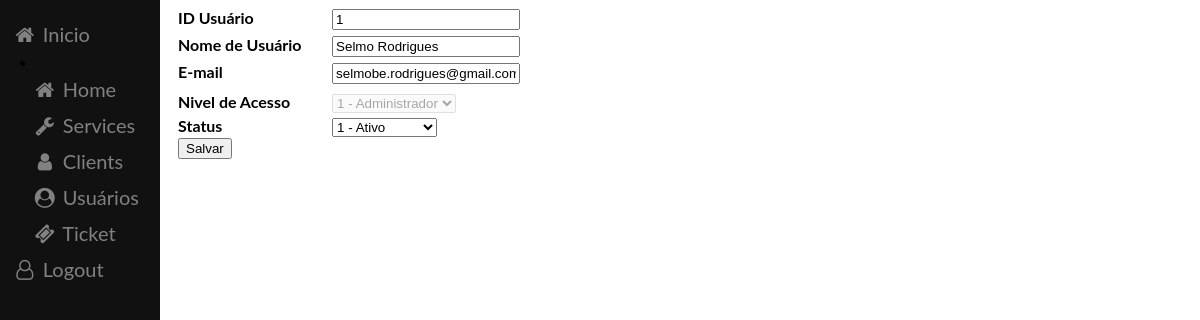
Page /users/edit/1 (signed in) on the committed database.
### app/models.py (models this page shows, shortened)
class  User(db.Model, UserMixin):
    __tablename__ = 'USERS'
    USER_ID  = db.Column(db.Integer, autoincrement=True, primary_key=True)
    USER_NAME = db.Column(db.String(86), nullable=False)
    USER_EMAIL = db.Column(db.String(84), nullable=False, unique=True)
    USER_HASH_PASSWORD = db.Column(db.String(128), nullable=False)
    USER_ACCESS_LEVEL = db.Column(db.Integer(), nullable=False)
    USER_STATUS = db.Column(db.Integer(), nullable=False)
    USER_LAST_ACCESS = db.Column(db.DateTime, nullable=False)
    USER_DATE_REGISTER = db.Column(db.DateTime, nullable=False)

### main.py (the view, shortened to what this page needs)
@app.route('/users/edit/<int:user_id>', methods=["GET", "POST"])
def user_edit(user_id):
    user_edit = User.query.filter_by(USER_ID=user_id).first()
    if request.method == "GET":
        request.form.USER_ID = user_edit.USER_ID
        request.form.USER_NAME = user_edit.USER_NAME
        request.form.USER_EMAIL = user_edit.USER_EMAIL
        USER_ACCESS_LEVEL_LIST = {'1':'1 - Administrador', '2':'2 - Atendente', '3':"3 - Usuário"}
        USER_STATUS_LIST = {'1':'1 - Ativo', '2':'2 - Inativo', '3':'3 - Bloqueado' }
        USER_STATUS = str(user_edit.USER_STATUS)
        USER_ACCESS_LEVEL = str(user_edit.USER_ACCESS_LEVEL)
        return render_template('user_edit.html', user=user_edit, USER_STATUS_LIST=USER_STATUS_LIST, USER_STATUS=USER_STATUS, USER_ACCESS_LEVEL_LIST=USER_ACCESS_LEVEL_LIST, USER_ACCESS_LEVEL=USER_ACCESS_LEVEL)

### app/models.py (called while the page is built)
@login_manager.user_loader
def get_user(user_id):
    return User.query.filter_by(USER_ID=user_id).first()

### app/templates/user_edit.html (shortened to what this page needs)
{% extends 'base.html' %}
{% block content %}
    <form method="POST">
        <div>
            <label>ID Usuário</label>
            <input type="text" name="USER_ID" id="" value="{{ request.form.USER_ID }}">
        </div>
        <div>
            <label>Nome de Usuário</label>
            <input type="text" name="USER_NAME" id="" value="{{ request.form.USER_NAME }}">
        </div>
        <div>
            <label>E-mail</label>
            <input type="email" name="USER_EMAIL" id="" value="{{ request.form.USER_EMAIL }}">
        </div>
        <div>
            <label>Nivel de Acesso</label>
            <select name="USER_ACCESS_LEVEL"
            {% if current_user.USER_ACCESS_LEVEL == 1 %}
                enabled
            {% else %}
                disabled
            {% endif %}>
                {% for key, value in USER_ACCESS_LEVEL_LIST.items() %}
                    <option value="{{key}}"
                    {% if (key == USER_ACCESS_LEVEL) %}
                        selected="selected"
                    {% endif %}
                    >
                    {{value}}
                    </option>
                {% endfor %}
            </select>
        </div>
        <div>
            <label>Status</label>
            <select name="USER_STATUS"
            >
                {% for key, value in USER_STATUS_LIST.items() %}
                    <option value="{{key}}"
                    {% if (key == USER_STATUS) %}
                        selected="selected"
                    {% endif %}
                    >
                    {{value}}
                    </option>
                {% endfor %}
            </select>
        </div>
        <div>
            <button type="submit">Salvar</button>
        </div>
    </form>
{% endblock %}

### app/templates/base.html (style rules this page uses)
body { font-family: "Lato", sans-serif; }

### app/templates/user_edit.html (style rules this page uses)
label { display:inline-block; width: 150px; font-weight: bold; }
input { width: 180px; margin-bottom: 5px; }
select { justify-content: space-around; margin-top: 5px; }

### rows in the picture
User: USER_NAME "Selmo Rodrigues", USER_EMAIL "selmobe.rodrigues@gmail.com"
User: USER_ACCESS_LEVEL "1 - Administrador", USER_STATUS "1 - Ativo"
